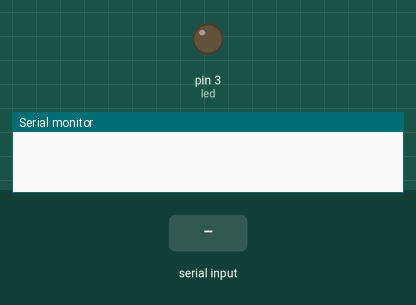
This sketch was run on a simulated Arduino Uno, built with avr-gcc and run on an emulated ATmega328P. Parts: output pins drawn as LEDs (lit = HIGH), the last lines printed to the serial monitor. Inputs (shaded band) come from the test bench.

Above: at 1.2 s.
1.3 s: "A" received over Serial
At 2.5 s:
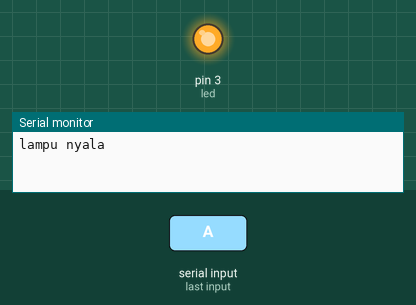
2.8 s: "B" received over Serial
At 3.9 s:
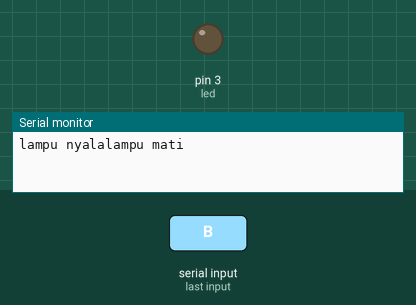
Timing chart, 0 to 5.8 s (numbered marks = the images above; inputs shaded):
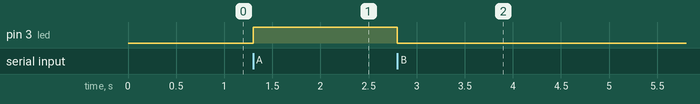

Measured:
- after the input at 1.3 s, pin 3 (led): LOW → HIGH at once
- after the input at 2.8 s, pin 3 (led): HIGH → LOW at once

The sketch:

led_lampu.ino
```cpp
char data_masuk;
int led = 3;
void setup() {

pinMode(led, OUTPUT);
Serial.begin(9600);
}

void loop() {

data_masuk=Serial.read();
if(data_masuk=='A')
   {
    digitalWrite(led,HIGH);
    Serial.print("lampu nyala");
   }
else if(data_masuk=='B')
   {
    digitalWrite(led,LOW);
    Serial.print("lampu mati");
   }
}
```
